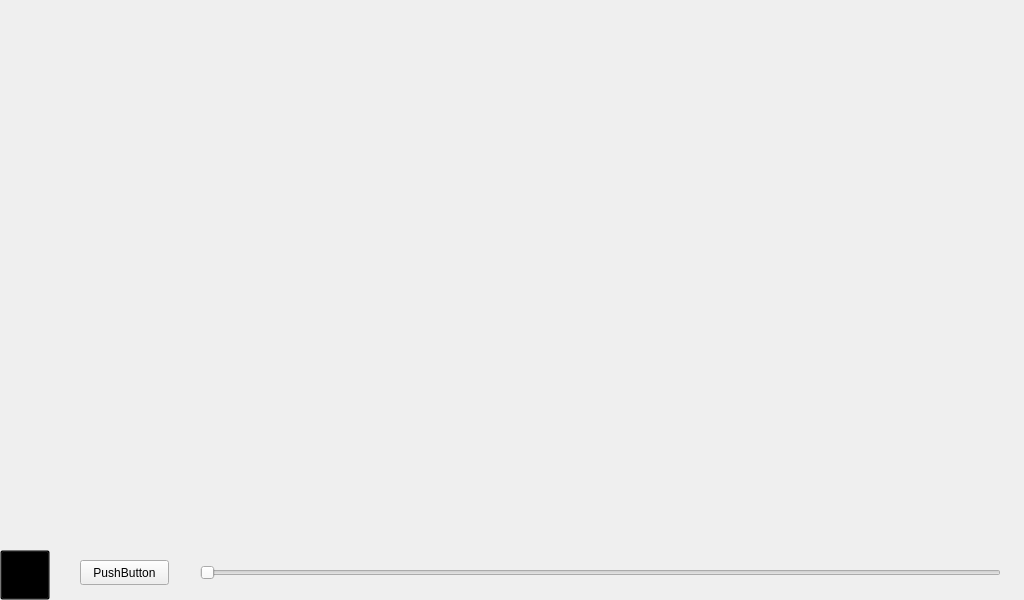
<?xml version="1.0" encoding="UTF-8"?>
<ui version="4.0">
 <class>VideoPlayer</class>
 <widget class="QWidget" name="VideoPlayer">
  <property name="geometry">
   <rect>
    <x>0</x>
    <y>0</y>
    <width>1024</width>
    <height>600</height>
   </rect>
  </property>
  <property name="windowTitle">
   <string>Form</string>
  </property>
  <widget class="QPushButton" name="sketchpad_back">
   <property name="geometry">
    <rect>
     <x>0</x>
     <y>550</y>
     <width>50</width>
     <height>50</height>
    </rect>
   </property>
   <property name="focusPolicy">
    <enum>Qt::NoFocus</enum>
   </property>
   <property name="styleSheet">
    <string notr="true">QPushButton {
background-image: url(:/images/back.png);
background-repeat: no-repeat;
 background-position: center;
background-color: transparent;
}</string>
   </property>
   <property name="text">
    <string/>
   </property>
  </widget>
  <widget class="QPushButton" name="btn_play">
   <property name="geometry">
    <rect>
     <x>80</x>
     <y>560</y>
     <width>89</width>
     <height>25</height>
    </rect>
   </property>
   <property name="text">
    <string>PushButton</string>
   </property>
  </widget>
  <widget class="CustomSlider" name="slider_seek">
   <property name="geometry">
    <rect>
     <x>200</x>
     <y>563</y>
     <width>801</width>
     <height>20</height>
    </rect>
   </property>
   <property name="orientation">
    <enum>Qt::Horizontal</enum>
   </property>
  </widget>
 </widget>
 <customwidgets>
  <customwidget>
   <class>CustomSlider</class>
   <extends>QSlider</extends>
   <header location="global">customslider.h</header>
  </customwidget>
 </customwidgets>
 <resources/>
 <connections/>
</ui>
